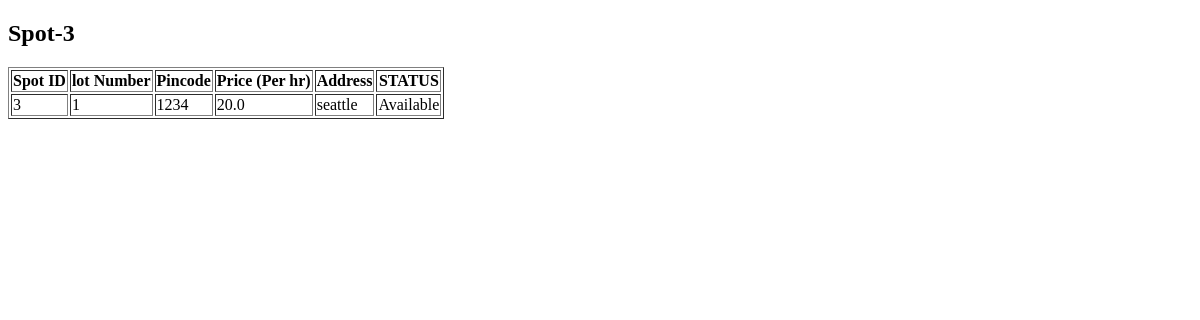
The app's page /spots/3, older data.
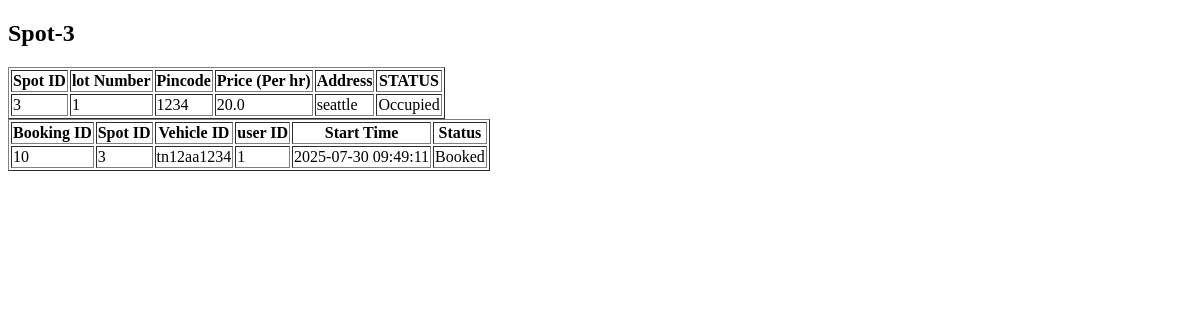
The same page, newer data.
### tables this page shows
CREATE TABLE ParkingSpots (
              spot_id  INTEGER PRIMARY KEY AUTOINCREMENT,
              lot_id   INTEGER NOT NULL,
              status   TEXT    NOT NULL DEFAULT 'Available'
                         CHECK(status IN ('Available','Occupied','OutOfService')),
              FOREIGN KEY(lot_id) REFERENCES ParkingLots(lot_id)
                ON DELETE CASCADE
            );

CREATE TABLE Bookings (
              booking_id  INTEGER PRIMARY KEY AUTOINCREMENT,
              spot_id     INTEGER NOT NULL,
              vehicle_id  INTEGER NOT NULL,
              start_time  DATETIME NOT NULL DEFAULT CURRENT_TIMESTAMP,
              end_time    DATETIME,
              status      TEXT    NOT NULL DEFAULT 'Booked'
                           CHECK(status IN ('Booked','Completed','Cancelled')),
              duration_hours Float Default NULL,
              total_amount Float Default NULL,
              FOREIGN KEY(spot_id)    REFERENCES ParkingSpots(spot_id)
                ON DELETE CASCADE,
              FOREIGN KEY(vehicle_id) REFERENCES Vehicles(vehicle_id)
                ON DELETE CASCADE
            );

CREATE TABLE Vehicles (
              vehicle_id     INTEGER PRIMARY KEY AUTOINCREMENT,
              user_id        INTEGER NOT NULL,
              vehicle_number TEXT    NOT NULL,
              FOREIGN KEY(user_id) REFERENCES Users(user_id)
                ON DELETE CASCADE
            );

### app.py (the view)
@app.route('/spots/<int:spotid>')
def spot_details(spotid):
    with sqlite3.connect(DB) as con:
        cur = con.cursor()
        cur.execute('''
        Select s.spot_id, s.lot_id, l.pin_code, l.price_per_hour, l.address, s.status
         From ParkingSpots as s join ParkingLots as l
         where s.lot_id=l.lot_id and s.spot_id = ?''', (spotid,))
        spot = cur.fetchone()
        booking = ()
        if spot[-1] == 'Occupied':
            cur.execute('''
            Select b.booking_id, b.spot_id, v.vehicle_number, v.user_id, b.start_time, b.status
            From Bookings as b join Vehicles as v
            where b.vehicle_id=v.vehicle_id and b.spot_id=? and b.status = ?''', (spotid, 'Booked'))
            booking = cur.fetchone()
            print(booking)
        return render_template('spotDetails.html', spot=spot, bk=booking)

### templates/spotDetails.html (shortened to what this page needs)
<!DOCTYPE html>
<html lang="en">
<head>
</head>
<body>
<h2>Spot-{{spot[0]}}</h2>
<table border="1">
    <tr>
        <th>Spot ID</th>
        <th>lot Number</th>
        <th>Pincode</th>
        <th>Price (Per hr)</th>
        <th>Address</th>
        <th>STATUS</th>
    </tr>
    <tr>
            <td>{{ spot[0] }}</td>
            <td>{{ spot[1] }}</td>
            <td>{{ spot[2] }}</td>
            <td>{{ spot[3] }}</td>
            <td>{{ spot[4] }}</td>
            <td>{{ spot[5] }}</td>
    </tr>
</table>
  {% if spot[5] == 'Occupied' %}
<table border="1">
    <tr>
        <th>Booking ID</th>
        <th>Spot ID</th>
        <th>Vehicle ID</th>
        <th>user ID</th>
        <th>Start Time</th>
        <th>Status</th>
    </tr>
    <tr>
            <td>{{ bk[0] }}</td>
            <td>{{ bk[1] }}</td>
            <td>{{ bk[2] }}</td>
            <td>{{ bk[3] }}</td>
            <td>{{ bk[4] }}</td>
            <td>{{ bk[5] }}</td>
    </tr>
</table>
            {% endif %}
</body>
</html>

Row changes from the older to the newer data that the page shows:
changed ParkingSpots id 3: status "Available" → "Occupied"
added Bookings: booking_id "10", spot "3", start_time "2025-07-30 09:49:11", status "Booked"
now on this page (row unchanged): Vehicles: vehicle_number "tn12aa1234", user "1"
Text that changed along with them:
text now shown: "Booking ID Spot ID Vehicle ID user ID Start Time Status"
